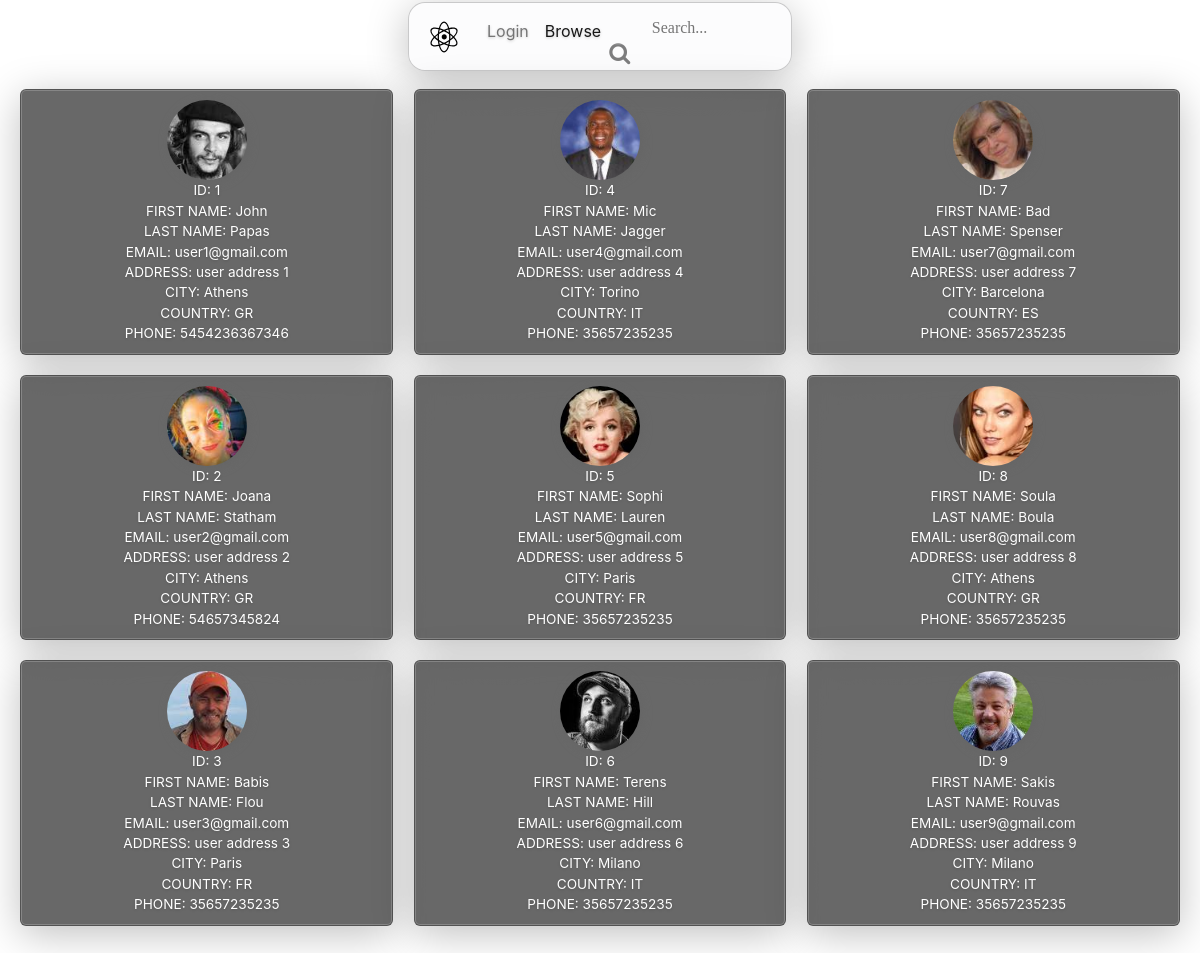
The app's page /data.php with its own data.
### tables this page shows
CREATE TABLE `users` (
  `id` int(11) NOT NULL,
  `username` varchar(50) NOT NULL,
  `password` varchar(255) NOT NULL, 
  `firstname` varchar(50) NOT NULL,
  `lastname` varchar(50) NOT NULL,
  `email` varchar(50) NOT NULL,
  `address` varchar(50) NOT NULL,
  `city` varchar(50) NOT NULL,
  `country` varchar(50) NOT NULL,
  `phone` varchar(50) NOT NULL,
  `pic` varchar(100) NOT NULL
);

### data.php (the view, shortened to what this page needs)
<?php
	require_once "conn.php";
	$query = "SELECT * FROM users";
	($result = mysqli_query($conn, $query)) or die(mysqli_error($conn));
	$cookie_name = "loggedin";
	$cookie_value = "success";
	$drag = 'draggable="true"';
	$nav = " width: 27rem!important;";
	if (!isset($_COOKIE[$cookie_name]) || $_COOKIE[$cookie_name] != $cookie_value) {
		$drag = null;
		$nav = " width: 24rem!important;";
	} else {
		echo '<style>
		#lgdin{
			display:none;
		}
	</style>';
	}
?>
<!doctype html>
<html>
<head>
    <link rel="stylesheet" href="https://cdn.jsdelivr.net/npm/bootstrap@4.1.3/dist/css/bootstrap.min.css">
    <link rel="stylesheet" href="https://cdnjs.cloudflare.com/ajax/libs/font-awesome/4.7.0/css/font-awesome.min.css">
    <link rel="stylesheet" href="./css/style.css">
</head>
<body>
    <nav id="nav" style="<? echo $nav?>" class="navbar navbar-expand navbar-light bg-light">
        <a class="navbar-brand" href="./img/pics/">
        </a>
        <div class="collapse navbar-collapse" id="navbarNavAltMarkup">
            <div class="navbar-nav">
                <a id="lgdin" class="nav-item nav-link" href="index.php">Login <span class="sr-only">(current)</span></a>
                <a class="nav-item nav-link active" href="data.php">Browse</a>
                <form method="post" action="search.php">
                    <input style="font-size: 100%!important; position: relative!important; margin: auto!important; width: 8.8rem!important;" type="text" name="search" placeholder="Search..." required="">
                    <button style="display: contents!important;" type="submit" id="search">
                        <i class="fa fa-search fa-lg"></i>
                    </button>
                </form>
            </div>
        </div>
    </nav>
    <div class="masonry">
        <?php
	$counter = 0;
	while ($row = mysqli_fetch_assoc($result)) {
		$counter++;
		$id 		= $row["id"];
		$firstname 	= $row["firstname"];
		$lastname 	= $row["lastname"];
		$email 		= $row["email"];
		$address 	= $row["address"];
		$city 		= $row["city"];
		$country 	= $row["country"];
		$phone 		= $row["phone"];
		$pic 		= $row["pic"];
		$pic_tag 	= "";
		if ($pic) {
			$pic_tag = "<img src='$pic' class='pic'>";
		}
    ?>
        <div <? echo $drag?> id="<?= $id ?>" class="item template-upload">
            <div id="edtdata<?= $id ?>">
                <a align="center"> <?= $pic_tag ?></a><br>
                <a>ID: <?php print $counter; ?></a><br>
                <a>FIRST NAME: <?= $firstname ?></a><br>
                <a>LAST NAME: <?= $lastname ?></a><br>
                <a>EMAIL: <?= $email ?></a><br>
                <a>ADDRESS: <?= $address ?></a><br>
                <a>CITY: <?= $city ?></a><br>
                <a>COUNTRY: <?= $country ?></a><br>
                <a>PHONE: <?= $phone ?></a><br>
            </div>
        </div>
        <?php
	}
?>
    </div>
    <br>
</body>
</html>

### css/style.css (style rules this page uses)
body { background: url(https://i.redd.it/j66lclfcc2ca1.png); background-attachment: fixed; background-position: center; }
#search { color: rgba(0, 0, 0, .5); }
a { overflow-wrap: break-word; text-shadow: rgb(0 0 0 / 20%) 0 1px 3px; }
.navbar { border: 0.5px solid rgba(0, 0, 0, 0.2); width: 25rem; background-color: rgb(248 249 250 / 44%) !important; backdrop-filter: blur(60px) saturate(210%); border-radius: 17px; top: 2px; margin: auto; margin-bottom: 10px; box-shadow: inset 0 0 0 1px rgb(255 255 255 / 20%), 0 8px 40px rgb(0 0 0 / 25%); }
@media screen and (min-width: 375px) { .navbar { width: 24rem; } }
.pic { border-radius: 90px; box-shadow: #666 2px 2px 10px; width: 80px; height: 80px; }
input { padding: 5px; color: gray; font-size: 17px; font-family: Tahoma; width: 100%; text-align: center; color: #fff; margin-top: 10px; }
button { width: 50%; margin: auto; display: block; margin-top: 30px; padding: 10px; font-size: 17px; font-family: Tahoma; }
input { background: rgb(255 255 255 / 11%) !important; border: none; border-radius: 7px; }
button { background: rgb(255 255 255 / 51%); border: none; border-radius: 7px; -webkit-transition: 1s ease all; }
form { width: 75%; margin: auto; }
.masonry { -webkit-column-count: 4; -moz-column-count: 4; column-count: 4; -webkit-column-gap: 1em; -moz-column-gap: 1em; column-gap: 1em; margin: 1.5em; padding: 0; -moz-column-gap: 1.5em; -webkit-column-gap: 1.5em; column-gap: 1.5em; font-size: 0.85em; }
.item { padding: 10px; text-align: center; display: inline-block; background: rgb(46 46 46 / 72%); color: white; margin: 0 0 1.5em; width: 100%; -webkit-transition: 1s ease all; box-sizing: border-box; -moz-box-sizing: border-box; -webkit-box-sizing: border-box; border: 0.5px solid rgba(0, 0, 0, 0.2); box-shadow: inset 0 0 0 1px rgb(255 255 255 / 20%), 0 8px 40px rgb(0 0 0 / 25%); backdrop-filter: blur(60px) saturate(210%); border-radius: 6px; }
@media only screen and (min-width: 769px) and (max-width: 1200px) { .masonry { -moz-column-count: 3; -webkit-column-count: 3; column-count: 3; } }

### records on screen
users: pic (picture), firstname "John", lastname "Papas", email "user1@gmail.com", address "user address 1", city "Athens", country "GR", phone "5454236367346"
users: pic (picture), firstname "Joana", lastname "Statham", email "user2@gmail.com", address "user address 2", city "Athens", country "GR", phone "54657345824"
users: pic (picture), firstname "Babis", lastname "Flou", email "user3@gmail.com", address "user address 3", city "Paris", country "FR", phone "35657235235"
users: pic (picture), firstname "Mic", lastname "Jagger", email "user4@gmail.com", address "user address 4", city "Torino", country "IT", phone "35657235235"
users: pic (picture), firstname "Sophi", lastname "Lauren", email "user5@gmail.com", address "user address 5", city "Paris", country "FR", phone "35657235235"
users: pic (picture), firstname "Terens", lastname "Hill", email "user6@gmail.com", address "user address 6", city "Milano", country "IT", phone "35657235235"
users: pic (picture), firstname "Bad", lastname "Spenser", email "user7@gmail.com", address "user address 7", city "Barcelona", country "ES", phone "35657235235"
users: pic (picture), firstname "Soula", lastname "Boula", email "user8@gmail.com", address "user address 8", city "Athens", country "GR", phone "35657235235"
users: pic (picture), firstname "Sakis", lastname "Rouvas", email "user9@gmail.com", address "user address 9", city "Milano", country "IT", phone "35657235235"
